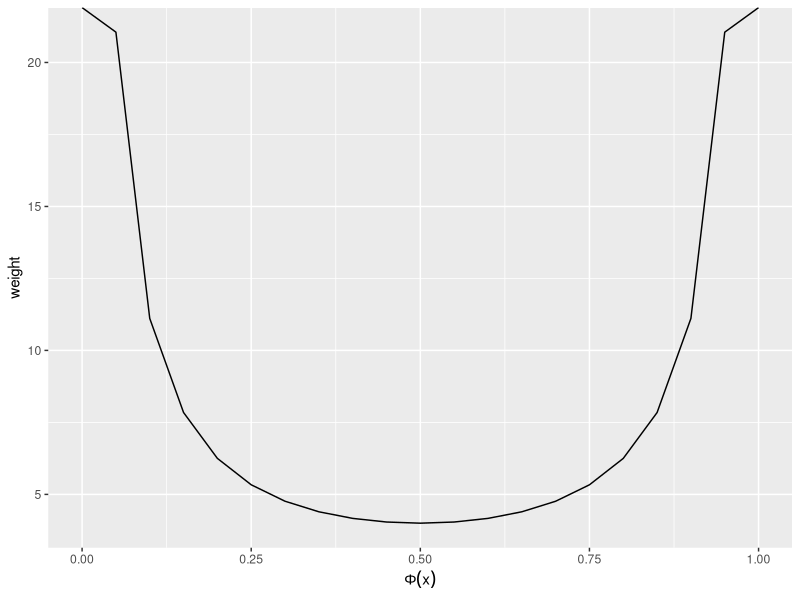

Source code (R):
## ---- chunk 1
### Demonstrating weight function in Anderson-Darling
library(ggplot2)
left <- seq(0, 1, 0.05)
right <- 1 - left
weight <- 1 / (left * right)
qplot(x = left, y = weight, geom="line") + labs(x = expression(Phi(x)), y = "weight")
